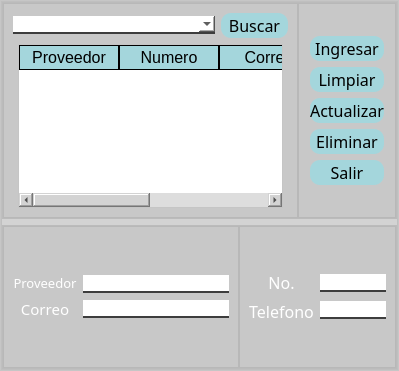
                  <widget class="QFrame" name="Contenido5">
                   <property name="styleSheet">
                    <string notr="true">/*QFrame{*/
background-color:rgba(187,187,187,0.3);
/*}*/
</string>
                   </property>
                   <property name="frameShape">
                    <enum>QFrame::StyledPanel</enum>
                   </property>
                   <property name="frameShadow">
                    <enum>QFrame::Raised</enum>
                   </property>
                   <layout class="QHBoxLayout" name="horizontalLayout_32" stretch="0">
                    <property name="spacing">
                     <number>0</number>
                    </property>
                    <property name="leftMargin">
                     <number>0</number>
                    </property>
                    <property name="topMargin">
                     <number>0</number>
                    </property>
                    <property name="rightMargin">
                     <number>0</number>
                    </property>
                    <property name="bottomMargin">
                     <number>0</number>
                    </property>
                    <item>
                     <widget class="QFrame" name="Contenedor_2">
                      <property name="styleSheet">
                       <string notr="true"/>
                      </property>
                      <property name="frameShape">
                       <enum>QFrame::StyledPanel</enum>
                      </property>
                      <property name="frameShadow">
                       <enum>QFrame::Raised</enum>
                      </property>
                      <layout class="QVBoxLayout" name="verticalLayout_26" stretch="3,2">
                       <property name="spacing">
                        <number>6</number>
                       </property>
                       <property name="leftMargin">
                        <number>0</number>
                       </property>
                       <property name="topMargin">
                        <number>0</number>
                       </property>
                       <property name="rightMargin">
                        <number>0</number>
                       </property>
                       <property name="bottomMargin">
                        <number>0</number>
                       </property>
                       <item>
                        <widget class="QFrame" name="FrameSup">
                         <property name="styleSheet">
                          <string notr="true"/>
                         </property>
                         <property name="frameShape">
                          <enum>QFrame::StyledPanel</enum>
                         </property>
                         <property name="frameShadow">
                          <enum>QFrame::Raised</enum>
                         </property>
                         <layout class="QHBoxLayout" name="horizontalLayout_33" stretch="3,1">
                          <property name="spacing">
                           <number>0</number>
                          </property>
                          <property name="leftMargin">
                           <number>0</number>
                          </property>
                          <property name="topMargin">
                           <number>0</number>
                          </property>
                          <property name="rightMargin">
                           <number>0</number>
                          </property>
                          <property name="bottomMargin">
                           <number>0</number>
                          </property>
                          <item>
                           <widget class="QFrame" name="FrameIzq_2">
                            <property name="styleSheet">
                             <string notr="true">
QLabel{
background-color:#000000ff;
color:White;
border:0px solid #14C8DC;
}

QComboBox{
background-color:White;
border:0px;
color:Black;
border-bottom:2px solid rgb(61,61,61);
font: 75 12pt &quot;Times New Roman&quot;;
}

QPushButton{
background-color:#A4D6DC;
border-radius:10px;
color:Black;
}

QPushButton:hover{
background-color:#DCD8A4;
border-radius:10px;
color:Black;
}

QTableWidget{
	background-color:rgb(255,255,255);
	color:rgb(0,0,0);
	gridline-color:rgb(61,61,61);
	font-size:12pt;
	color:#000000;
}

QHeaderView::section{
background-color:#A4D6DC;
border:1px solid rgb(0,0,0);
font-size:12pt;
}

QTableWidgetQTableCornerButton::section{
background-color:rgb(0,0,0);
border:1px solid rgb(0,206,151);
}


</string>
                            </property>
                            <property name="frameShape">
                             <enum>QFrame::StyledPanel</enum>
                            </property>
                            <property name="frameShadow">
                             <enum>QFrame::Raised</enum>
                            </property>
                            <layout class="QVBoxLayout" name="verticalLayout_33">
                             <item>
                              <layout class="QHBoxLayout" name="horizontalLayout_37" stretch="3,1">
                               <item>
                                <widget class="QComboBox" name="CBBuscar"/>
                               </item>
                               <item>
                                <widget class="QPushButton" name="BTBuscar">
                                 <property name="minimumSize">
                                  <size>
                                   <width>0</width>
                                   <height>25</height>
                                  </size>
                                 </property>
                                 <property name="font">
                                  <font>
                                   <family>Goudy Old Style</family>
                                   <pointsize>12</pointsize>
                                  </font>
                                 </property>
                                 <property name="cursor">
                                  <cursorShape>PointingHandCursor</cursorShape>
                                 </property>
                                 <property name="text">
                                  <string>Buscar</string>
                                 </property>
                                </widget>
                               </item>
                              </layout>
                             </item>
                             <item>
                              <layout class="QHBoxLayout" name="horizontalLayout_38" stretch="0,20,0">
                               <property name="spacing">
                                <number>0</number>
                               </property>
                               <item>
                                <spacer name="horizontalSpacer_36">
                                 <property name="orientation">
                                  <enum>Qt::Horizontal</enum>
                                 </property>
                                 <property name="sizeHint" stdset="0">
                                  <size>
                                   <width>5</width>
                                   <height>5</height>
                                  </size>
                                 </property>
                                </spacer>
                               </item>
                               <item>
                                <widget class="QTableWidget" name="TWProveedores">
                                 <property name="cursor" stdset="0">
                                  <cursorShape>OpenHandCursor</cursorShape>
                                 </property>
                                 <property name="styleSheet">
                                  <string notr="true">QTableWidget{
	background-color:rgb(255,255,255);
	color:rgb(0,0,0);
	gridline-color:rgb(61,61,61);
	font-size:12pt;
	color:#000000;
}

QHeaderView::section{
background-color:#A4D6DC;
border:1px solid rgb(0,0,0);
font-size:12pt;
}

QTableWidgetQTableCornerButton::section{
background-color:rgba(225,255,255,0.1);
border:1px solid rgb(0,206,151);
}</string>
                                 </property>
                                 <column>
                                  <property name="text">
                                   <string>Proveedor</string>
                                  </property>
                                 </column>
                                 <column>
                                  <property name="text">
                                   <string>Numero</string>
                                  </property>
                                 </column>
                                 <column>
                                  <property name="text">
                                   <string>Correo</string>
                                  </property>
                                 </column>
                                 <column>
                                  <property name="text">
                                   <string>Telefono</string>
                                  </property>
                                 </column>
                                </widget>
                               </item>
                               <item>
                                <spacer name="horizontalSpacer_37">
                                 <property name="orientation">
                                  <enum>Qt::Horizontal</enum>
                                 </property>
                                 <property name="sizeHint" stdset="0">
                                  <size>
                                   <width>5</width>
                                   <height>5</height>
                                  </size>
                                 </property>
                                </spacer>
                               </item>
                              </layout>
                             </item>
                            </layout>
                           </widget>
                          </item>
                          <item>
                           <widget class="QFrame" name="FrameDer_2">
                            <property name="styleSheet">
                             <string notr="true">
QLabel{
background-color:#000000ff;
color:White;
border:0px solid #14C8DC;
}

QLineEdit{
background-color:White;
border:0px;
color:Black;
border-bottom:2px solid rgb(61,61,61);
font: 75 12pt &quot;Times New Roman&quot;;
}

QPushButton{
background-color:#A4D6DC;
border-radius:10px;
color:Black;
}

QPushButton:hover{
background-color:#DCD8A4;
border-radius:10px;
color:Black;
}</string>
                            </property>
                            <property name="frameShape">
                             <enum>QFrame::StyledPanel</enum>
                            </property>
                            <property name="frameShadow">
                             <enum>QFrame::Raised</enum>
                            </property>
                            <layout class="QVBoxLayout" name="verticalLayout_35" stretch="1,5,1">
                             <item>
                              <spacer name="verticalSpacer_18">
                               <property name="orientation">
                                <enum>Qt::Vertical</enum>
                               </property>
                               <property name="sizeHint" stdset="0">
                                <size>
                                 <width>20</width>
                                 <height>35</height>
                                </size>
                               </property>
                              </spacer>
                             </item>
                             <item>
                              <layout class="QHBoxLayout" name="horizontalLayout_39" stretch="0,10,0">
                               <item>
                                <spacer name="horizontalSpacer_38">
                                 <property name="orientation">
                                  <enum>Qt::Horizontal</enum>
                                 </property>
                                 <property name="sizeHint" stdset="0">
                                  <size>
                                   <width>5</width>
                                   <height>5</height>
                                  </size>
                                 </property>
                                </spacer>
                               </item>
                               <item>
                                <layout class="QVBoxLayout" name="verticalLayout_34">
                                 <item>
                                  <widget class="QPushButton" name="BTIngresar">
                                   <property name="minimumSize">
                                    <size>
                                     <width>0</width>
                                     <height>25</height>
                                    </size>
                                   </property>
                                   <property name="font">
                                    <font>
                                     <family>Goudy Old Style</family>
                                     <pointsize>12</pointsize>
                                    </font>
                                   </property>
                                   <property name="cursor">
                                    <cursorShape>PointingHandCursor</cursorShape>
                                   </property>
                                   <property name="text">
                                    <string>Ingresar</string>
                                   </property>
                                  </widget>
                                 </item>
                                 <item>
                                  <widget class="QPushButton" name="BTLimpiar_2">
                                   <property name="minimumSize">
                                    <size>
                                     <width>0</width>
                                     <height>25</height>
                                    </size>
                                   </property>
                                   <property name="font">
                                    <font>
                                     <family>Goudy Old Style</family>
                                     <pointsize>12</pointsize>
                                    </font>
                                   </property>
                                   <property name="cursor">
                                    <cursorShape>PointingHandCursor</cursorShape>
                                   </property>
                                   <property name="text">
                                    <string>Limpiar</string>
                                   </property>
                                  </widget>
                                 </item>
                                 <item>
                                  <widget class="QPushButton" name="BTActualizar_2">
                                   <property name="minimumSize">
                                    <size>
                                     <width>0</width>
                                     <height>25</height>
                                    </size>
                                   </property>
                                   <property name="font">
                                    <font>
                                     <family>Goudy Old Style</family>
                                     <pointsize>12</pointsize>
                                    </font>
                                   </property>
                                   <property name="cursor">
                                    <cursorShape>PointingHandCursor</cursorShape>
                                   </property>
                                   <property name="text">
                                    <string>Actualizar</string>
                                   </property>
                                  </widget>
                                 </item>
                                 <item>
                                  <widget class="QPushButton" name="BTEliminar">
                                   <property name="minimumSize">
                                    <size>
                                     <width>0</width>
                                     <height>25</height>
                                    </size>
                                   </property>
                                   <property name="font">
                                    <font>
                                     <family>Goudy Old Style</family>
                                     <pointsize>12</pointsize>
                                    </font>
                                   </property>
                                   <property name="cursor">
                                    <cursorShape>PointingHandCursor</cursorShape>
                                   </property>
                                   <property name="text">
                                    <string>Eliminar</string>
                                   </property>
                                  </widget>
                                 </item>
                                 <item>
                                  <widget class="QPushButton" name="BTSalir_3">
                                   <property name="minimumSize">
                                    <size>
                                     <width>0</width>
                                     <height>25</height>
                                    </size>
                                   </property>
                                   <property name="font">
                                    <font>
                                     <family>Goudy Old Style</family>
                                     <pointsize>12</pointsize>
                                    </font>
                                   </property>
                                   <property name="cursor">
                                    <cursorShape>PointingHandCursor</cursorShape>
                                   </property>
                                   <property name="text">
                                    <string>Salir</string>
                                   </property>
                                  </widget>
                                 </item>
                                </layout>
                               </item>
                               <item>
                                <spacer name="horizontalSpacer_39">
                                 <property name="orientation">
                                  <enum>Qt::Horizontal</enum>
                                 </property>
                                 <property name="sizeHint" stdset="0">
                                  <size>
                                   <width>5</width>
                                   <height>5</height>
                                  </size>
                                 </property>
                                </spacer>
                               </item>
                              </layout>
                             </item>
                             <item>
                              <spacer name="verticalSpacer_19">
                               <property name="orientation">
                                <enum>Qt::Vertical</enum>
                               </property>
                               <property name="sizeHint" stdset="0">
                                <size>
                                 <width>20</width>
                                 <height>35</height>
                                </size>
                               </property>
                              </spacer>
                             </item>
                            </layout>
                           </widget>
                          </item>
                         </layout>
                        </widget>
                       </item>
                       <item>
                        <widget class="QFrame" name="FrameInf">
                         <property name="frameShape">
                          <enum>QFrame::StyledPanel</enum>
                         </property>
                         <property name="frameShadow">
                          <enum>QFrame::Raised</enum>
                         </property>
                         <layout class="QHBoxLayout" name="horizontalLayout_34" stretch="3,2">
                          <property name="spacing">
                           <number>0</number>
                          </property>
                          <property name="leftMargin">
                           <number>0</number>
                          </property>
                          <property name="topMargin">
                           <number>0</number>
                          </property>
                          <property name="rightMargin">
                           <number>0</number>
                          </property>
                          <property name="bottomMargin">
                           <number>0</number>
                          </property>
                          <item>
                           <widget class="QFrame" name="FrameIzq">
                            <property name="styleSheet">
                             <string notr="true">QFrame{
background-color:rgba(187,187,187,0.3);
}

QLabel{
background-color:#000000ff;
color:White;
border:0px solid #14C8DC;
}

QLineEdit{
background-color:White;
border:0px;
color:Black;
border-bottom:2px solid rgb(61,61,61);
font: 75 12pt &quot;Times New Roman&quot;;
}

QPushButton{
background-color:#A4D6DC;
border-radius:20px;
color:Black;
}

QPushButton:hover{
background-color:#DCD8A4;
border-radius:20px;
color:Black;
}
</string>
                            </property>
                            <property name="frameShape">
                             <enum>QFrame::StyledPanel</enum>
                            </property>
                            <property name="frameShadow">
                             <enum>QFrame::Raised</enum>
                            </property>
                            <layout class="QVBoxLayout" name="verticalLayout_29" stretch="1,5,1">
                             <item>
                              <spacer name="verticalSpacer_12">
                               <property name="orientation">
                                <enum>Qt::Vertical</enum>
                               </property>
                               <property name="sizeHint" stdset="0">
                                <size>
                                 <width>20</width>
                                 <height>21</height>
                                </size>
                               </property>
                              </spacer>
                             </item>
                             <item>
                              <layout class="QHBoxLayout" name="horizontalLayout_35">
                               <item>
                                <layout class="QVBoxLayout" name="verticalLayout_28">
                                 <item>
                                  <widget class="QLabel" name="Proveedor">
                                   <property name="font">
                                    <font>
                                     <family>Goudy Old Style</family>
                                     <pointsize>10</pointsize>
                                    </font>
                                   </property>
                                   <property name="text">
                                    <string>Proveedor</string>
                                   </property>
                                   <property name="alignment">
                                    <set>Qt::AlignCenter</set>
                                   </property>
                                  </widget>
                                 </item>
                                 <item>
                                  <widget class="QLabel" name="Correo">
                                   <property name="font">
                                    <font>
                                     <family>Goudy Old Style</family>
                                     <pointsize>11</pointsize>
                                    </font>
                                   </property>
                                   <property name="text">
                                    <string>Correo</string>
                                   </property>
                                   <property name="alignment">
                                    <set>Qt::AlignCenter</set>
                                   </property>
                                  </widget>
                                 </item>
                                </layout>
                               </item>
                               <item>
                                <layout class="QVBoxLayout" name="verticalLayout_27">
                                 <item>
                                  <widget class="QLineEdit" name="TXProveedor_2"/>
                                 </item>
                                 <item>
                                  <widget class="QLineEdit" name="TXCorreo"/>
                                 </item>
                                </layout>
                               </item>
                              </layout>
                             </item>
                             <item>
                              <spacer name="verticalSpacer_13">
                               <property name="orientation">
                                <enum>Qt::Vertical</enum>
                               </property>
                               <property name="sizeHint" stdset="0">
                                <size>
                                 <width>20</width>
                                 <height>21</height>
                                </size>
                               </property>
                              </spacer>
                             </item>
                            </layout>
                           </widget>
                          </item>
                          <item>
                           <widget class="QFrame" name="FrameDer">
                            <property name="styleSheet">
                             <string notr="true">QFrame{
background-color:rgba(187,187,187,0.3);
}

QLabel{
background-color:#000000ff;
color:White;
border:0px solid #14C8DC;
}

QLineEdit{
background-color:White;
border:0px;
color:Black;
border-bottom:2px solid rgb(61,61,61);
font: 75 12pt &quot;Times New Roman&quot;;
}

QPushButton{
background-color:#A4D6DC;
border-radius:20px;
color:Black;
}

QPushButton:hover{
background-color:#DCD8A4;
border-radius:20px;
color:Black;
}
</string>
                            </property>
                            <property name="frameShape">
                             <enum>QFrame::StyledPanel</enum>
                            </property>
                            <property name="frameShadow">
                             <enum>QFrame::Raised</enum>
                            </property>
                            <layout class="QVBoxLayout" name="verticalLayout_32" stretch="1,5,1">
                             <item>
                              <spacer name="verticalSpacer_16">
                               <property name="orientation">
                                <enum>Qt::Vertical</enum>
                               </property>
                               <property name="sizeHint" stdset="0">
                                <size>
                                 <width>20</width>
                                 <height>21</height>
                                </size>
                               </property>
                              </spacer>
                             </item>
                             <item>
                              <layout class="QHBoxLayout" name="horizontalLayout_36">
                               <item>
                                <layout class="QVBoxLayout" name="verticalLayout_31">
                                 <item>
                                  <widget class="QLabel" name="Num">
                                   <property name="font">
                                    <font>
                                     <family>Goudy Old Style</family>
                                     <pointsize>12</pointsize>
                                    </font>
                                   </property>
                                   <property name="text">
                                    <string>No.</string>
                                   </property>
                                   <property name="alignment">
                                    <set>Qt::AlignCenter</set>
                                   </property>
                                  </widget>
                                 </item>
                                 <item>
                                  <widget class="QLabel" name="Telefono">
                                   <property name="font">
                                    <font>
                                     <family>Goudy Old Style</family>
                                     <pointsize>12</pointsize>
                                    </font>
                                   </property>
                                   <property name="text">
                                    <string>Telefono</string>
                                   </property>
                                   <property name="alignment">
                                    <set>Qt::AlignCenter</set>
                                   </property>
                                  </widget>
                                 </item>
                                </layout>
                               </item>
                               <item>
                                <layout class="QVBoxLayout" name="verticalLayout_30">
                                 <item>
                                  <widget class="QLineEdit" name="TXNum"/>
                                 </item>
                                 <item>
                                  <widget class="QLineEdit" name="TXTelefono"/>
                                 </item>
                                </layout>
                               </item>
                              </layout>
                             </item>
                             <item>
                              <spacer name="verticalSpacer_17">
                               <property name="orientation">
                                <enum>Qt::Vertical</enum>
                               </property>
                               <property name="sizeHint" stdset="0">
                                <size>
                                 <width>20</width>
                                 <height>21</height>
                                </size>
                               </property>
                              </spacer>
                             </item>
                            </layout>
                           </widget>
                          </item>
                         </layout>
                        </widget>
                       </item>
                      </layout>
                     </widget>
                    </item>
                   </layout>
                  </widget>
